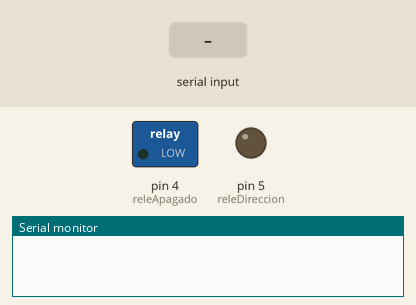
This sketch was run on a simulated Arduino Uno, built with avr-gcc and run on an emulated ATmega328P. On the bench: switched loads named in the sketch (green lamp = pin HIGH), output pins drawn as LEDs (lit = HIGH), the last lines printed to the serial monitor. Inputs (shaded band) come from the test bench.

Above: at 1.2 s.
1.3 s: "2" received over Serial
At 2.8 s:
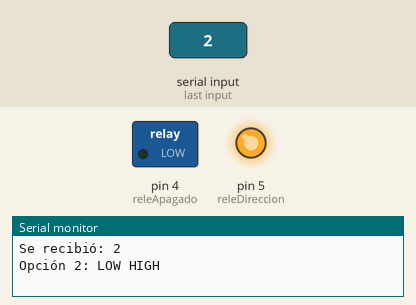
3.8 s: "3" received over Serial
At 5.9 s:
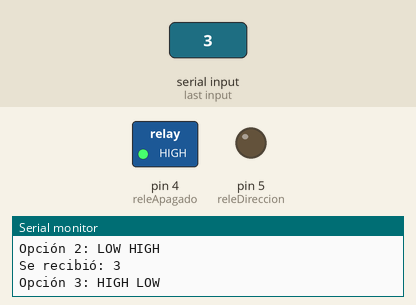
6.3 s: "4" received over Serial
At 7.8 s:
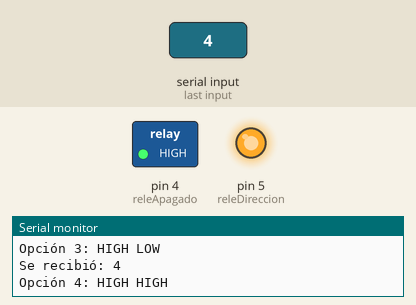
Timing chart, 0 to 9.3 s (numbered marks = the images above; inputs shaded):
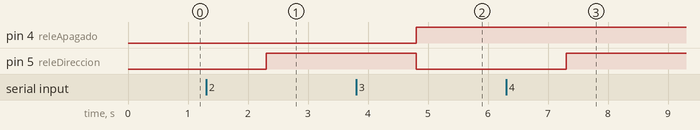

Measured:
- after the input at 1.3 s, pin 5 (releDireccion): LOW → HIGH after 1.0 s
- after the input at 3.8 s, pin 4 (releApagado): LOW → HIGH after 1.0 s; pin 5 (releDireccion): HIGH → LOW after 1.0 s
- after the input at 6.3 s, pin 5 (releDireccion): LOW → HIGH after 1.0 s

The sketch:

RelaysCaseControl.ino
```cpp
// set pin numbers
const int releApagado = 4;     // the number of the pushbutton pin
const int releDireccion =  5;       // the number of the LED pin

void setup() {
  // initialize the pushbutton pin as an input
  pinMode(releApagado, OUTPUT);
  // initialize the LED pin as an output
  pinMode(releDireccion, OUTPUT);
  Serial.begin(9600);
}

void loop() {
  if (Serial.available()) {
    String incomingString = Serial.readString();
    incomingString.trim();
    Serial.print("Se recibió: ");
    Serial.println(incomingString);

    if(incomingString.equals("1")){
      Serial.println("Opción 1: LOW LOW");
      digitalWrite(releApagado, LOW);
      digitalWrite(releDireccion, LOW);

    }else if(incomingString.equals("2")){
      Serial.println("Opción 2: LOW HIGH");
      digitalWrite(releApagado, LOW);
      digitalWrite(releDireccion, HIGH);

    }else if(incomingString.equals("3")){
      Serial.println("Opción 3: HIGH LOW");
      digitalWrite(releApagado, HIGH);
      digitalWrite(releDireccion, LOW);

    }else if(incomingString.equals("4")){
      Serial.println("Opción 4: HIGH HIGH");
      digitalWrite(releApagado, HIGH);
      digitalWrite(releDireccion, HIGH);

    }else{
      Serial.println("Otra opción");
    }
  }
}
```
